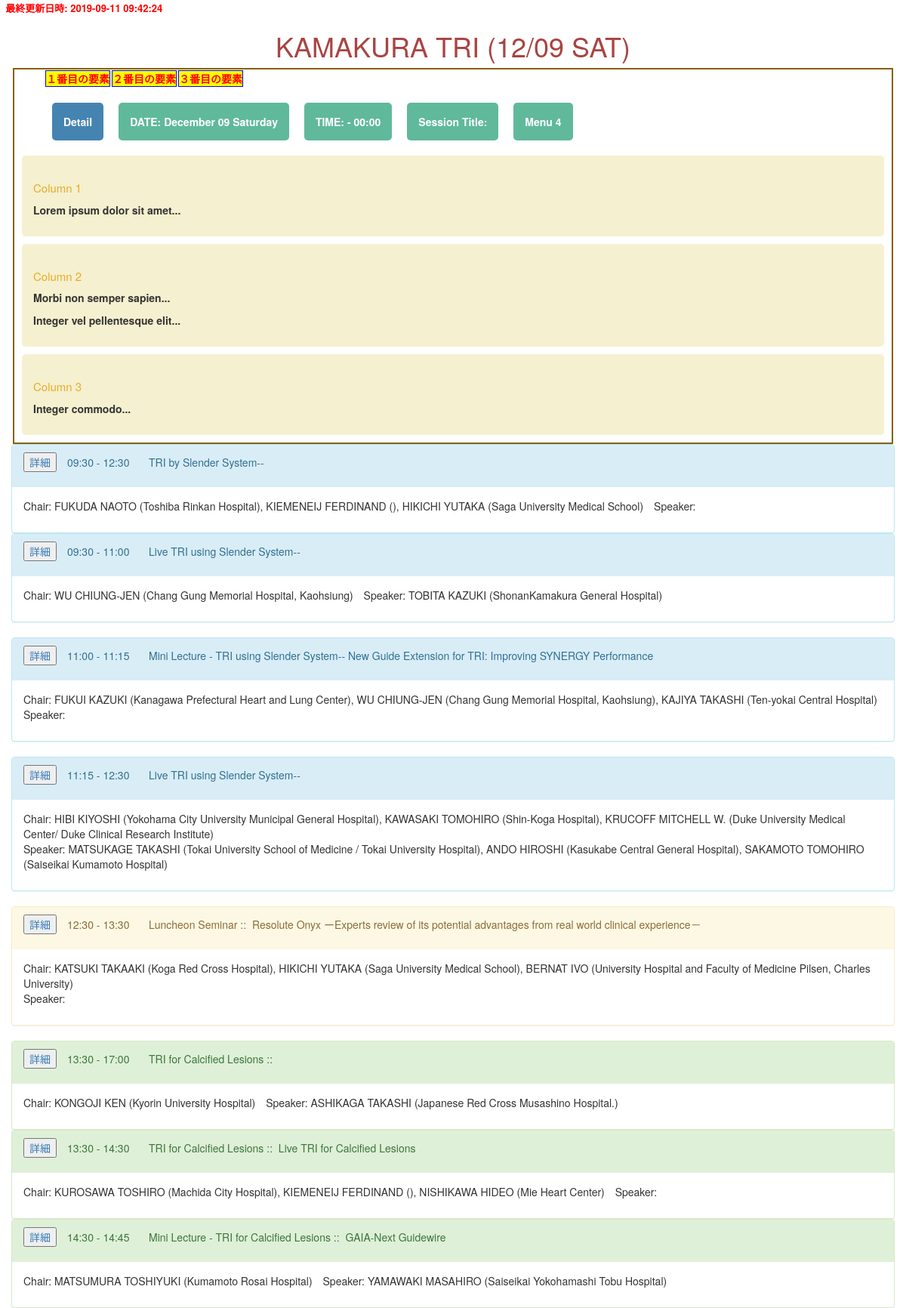
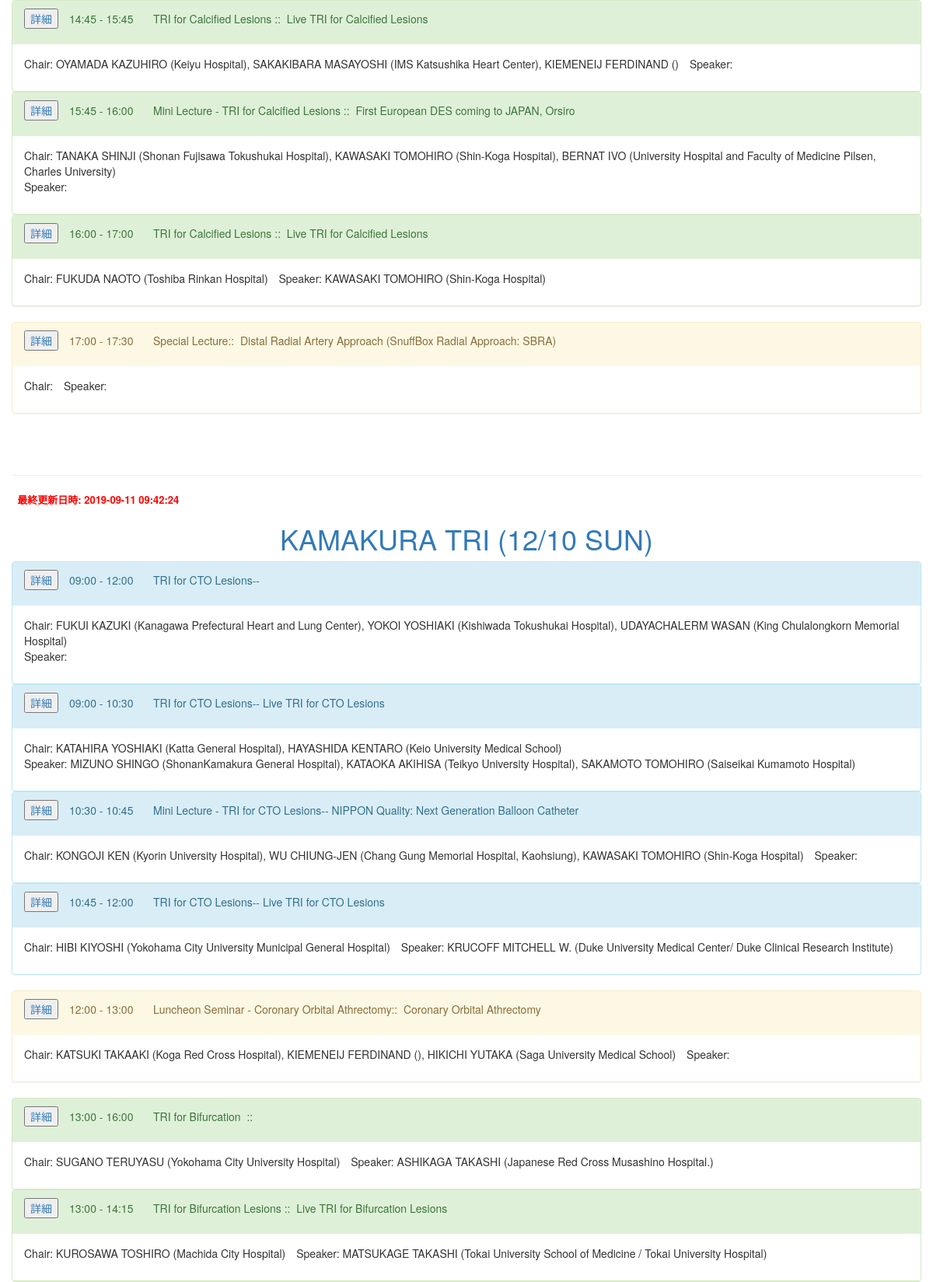
Page /25th/db_read/tri_session_all_read2.php (upper part) on the committed database (2 pictures, top to bottom).
### tables this page shows
CREATE TABLE IF NOT EXISTS `session_tbls` (
  `id` int(11) NOT NULL auto_increment,
  `sessionNo` tinyint(2) NOT NULL default '0',
  `begin` time NOT NULL default '00:00:00',
  `duration` int(5) NOT NULL default '0',
  `sessionTitle` varchar(300) NOT NULL default '',
  `cosponsor` varchar(200) NOT NULL default '',
  `lectureTitle` varchar(300) NOT NULL default '',
  `venue` varchar(50) NOT NULL default '',
  `description` text NOT NULL,
  `changed` datetime NOT NULL default '0000-00-00 00:00:00',
  `class` varchar(10) default NULL,
  `year` int(4) default '0',
  `day` date NOT NULL default '2017-12-09',
  PRIMARY KEY  (`id`)
);

### utilities/lib.php (called while the page is built, shortened)
<?php
	function _Q($argv) {
		return htmlentities($argv, ENT_QUOTES, 'UTF-8');
	}
	function makeCommonSessionListTRI($pdo, $sessionNo, $role_kind, $class, $this_year) {
		$sql = "SELECT * FROM `doctor_tbls` INNER JOIN `role_tbls` ON `doctor_tbls`.`id` = `role_tbls`.`dr_tbl_id` ";
		$sql .= "WHERE `role_tbls`.`sessionNo` = :sessionNo AND `role_tbls`.`role_kind` = :role_kind AND ";
		$sql .= "`role_tbls`.`class` = :class AND `role_tbls`.`year` = :year;";
		$stmt = $pdo->prepare($sql);
		$stmt->bindValue(":sessionNo", $sessionNo, PDO::PARAM_INT);
		$stmt->bindValue(":role_kind", $role_kind, PDO::PARAM_INT);
		$stmt->bindValue(":class", $class, PDO::PARAM_STR);
		$stmt->bindValue(":year", $this_year, PDO::PARAM_STR);
		$stmt->execute();
		$rolers = $stmt->fetchAll(PDO::FETCH_ASSOC);
		$roler_list = '';
		foreach ($rolers as $roler) {
			$roler_list .= $roler['english_sirname'].' '.$roler['english_firstname'];
			$roler_list .= ' ('.$roler['hp_name_english'].'), ';
		}
		$roler_list = rtrim($roler_list, ', ');
		return $roler_list;
	}
?>

### utilities/config.php (called while the page is built, shortened)
<?php
$this_year = '2018';
?>

### 25th/db_read/tri_session_all_read2.php (the view, shortened to what this page needs)
<?php
require_once( '../../utilities/config.php' );
require_once( '../../utilities/lib.php' );
try {
	$pdo = new PDO( "mysql:host=$db_host;dbname=$db_name_sessions;charset=utf8", $db_user, $db_password );
} catch ( PDOException $e ) {
	die( $e->getMessage() );
}
$stmt = $pdo->prepare( "SELECT * FROM `session_tbls`WHERE `class` = 'tri' AND `year` = '2017' ORDER BY `sessionNo` ASC;" );
$flag = $stmt->execute();
$rows = $stmt->fetchAll( PDO::FETCH_ASSOC );
$stmt = $pdo->prepare( "SELECT MAX(`changed`) FROM `session_tbls`;" );
$stmt->execute();
$row_come = $stmt->fetch( PDO::FETCH_ASSOC );
$stmt = $pdo->prepare( "SELECT MAX(`created`) FROM `role_tbls`" );
$stmt->execute();
$row_role = $stmt->fetch( PDO::FETCH_ASSOC );
$latest = $latest = max( $row_come[ 'MAX(`changed`)' ], $row_role[ 'MAX(`created`)' ] );
$class = 'tri';
?>
<!DOCTYPE html>
<html lang="ja">
<head>
	<link rel="stylesheet" type="text/css" href="../../bootstrap/css/bootstrap.css">
</head>
<body>
	<span style="color:red; font-weight:bold; font-size:small;">&nbsp;&nbsp;最終更新日時:
<?= $latest ?>
</span>
	<div class="container" id="day1">
		<h1 class="text-center text-danger">KAMAKURA TRI (12/09 SAT)</h1>
		<div class="row">
			<div class="main-box">
				<ul class="test">
					<li><a>１番目の要素</a>
					</li>
					<li><a>２番目の要素</a>
					</li>
					<li><a>３番目の要素</a>
					</li>
				</ul>
				<nav>
					<ul class="main-nav">
						<li><a data-toggle="collapse" href="#<?= 'collapse'.$sessionNo ?>" class="button-detail">Detail</a>
						</li>
						<li><a href="#">DATE: December 09 Saturday</a>
						</li>
						<li><a href="#">TIME: <?= _Q(mb_substr($rows[$sessionNo]['begin'], 0, 5)); ?>
							-
							<?= date("H:i" , strtotime($rows[$sessionNo]['begin']) + $rows[$sessionNo]['duration']*60); ?></a>
						</li>
						<li><a href="#">Session Title: <?= _Q($rows[$sessionNo]['sessionTitle']); ?></a>
						</li>
						<li><a href="#">Menu 4</a>
						</li>
					</ul>
				</nav>
				<section class="col-1">
					<h1>Column 1</h1>
					<p>Lorem ipsum dolor sit amet...</p>
				</section>
				<section class="col-2">
					<h1>Column 2</h1>
					<p>Morbi non semper sapien...</p>
					<p>Integer vel pellentesque elit...</p>
				</section>
				<section class="col-3">
					<h1>Column 3</h1>
					<p>Integer commodo...</p>
				</section>
			</div>
			<?php $sessionNo = 1; ?>
			<div class="panel-group border-thick">
				<?php
				if ( mb_strpos( $rows[ $sessionNo ][ 'sessionTitle' ], "裏ライブ", 0, "UTF-8" ) !== false ) {
					echo '<div class="panel panel-primary">';
				} else {
					echo '<div class="panel panel-info">';
				}
				?>
				<div class="panel-heading">
					<ul class="list-inline">
						<li>
							<a data-toggle="collapse" href="#<?= 'collapse'.$sessionNo ?>"><button type="submit" class="button-detail" >詳細</button></a>
						</li>
						<li class="bold18">
							<?= _Q(mb_substr($rows[$sessionNo]['begin'], 0, 5)); ?>
							-
							<?= date("H:i" , strtotime($rows[$sessionNo]['begin']) + $rows[$sessionNo]['duration']*60); ?>
						</li>
						<li class="bold18">
							<?= _Q($rows[$sessionNo]['sessionTitle']); ?>--
						</li>
					</ul>
				</div>
				<div class="panel-body">
					<ul class="list-inline">
						<li>Chair:
							<?= _Q(makeCommonSessionListTRI($pdo, $sessionNo, 1, $class, $this_year)); ?>
						</li>
						<li>Speaker:
						</li>
					</ul>
				</div>
			</div>
			<?php
			for ( $sessionNo = 2; $sessionNo < 5; $sessionNo++ ) {
				?>
			<div class="panel-group border-thick">
				<?php
				if ( mb_strpos( $rows[ $sessionNo ][ 'sessionTitle' ], "裏ライブ", 0, "UTF-8" ) !== false ) {
					echo '<div class="panel panel-primary">';
				} else {
					echo '<div class="panel panel-info">';
				}
				?>
				<div class="panel-heading">
					<ul class="list-inline">
						<li>
							<a data-toggle="collapse" href="#<?= 'collapse'.$sessionNo ?>"><button type="submit" class="button-detail" >詳細</button></a>
						</li>
						<li class="bold18">
							<?= _Q(mb_substr($rows[$sessionNo]['begin'], 0, 5)); ?>
							-
							<?= date("H:i" , strtotime($rows[$sessionNo]['begin']) + $rows[$sessionNo]['duration']*60); ?>
						</li>
						<li class="bold18">
							<?= _Q($rows[$sessionNo]['sessionTitle']); ?>--
							<?= _Q($rows[$sessionNo]['lectureTitle']); ?>
						</li>
					</ul>
				</div>
				<div class="panel-body">
					<ul class="list-inline">
						<li>Chair:
							<?= _Q(makeCommonSessionListTRI($pdo, $sessionNo, 1, $class, $this_year)); ?>
						</li>
						<li>Speaker:
							<?= _Q(makeCommonSessionListTRI($pdo, $sessionNo, 3, $class, $this_year)); ?>
						</li>
					</ul>
				</div>
			</div>
		</div>
		<?php
		}
		?>
		<?php $sessionNo = 5; ?>
		<div class="panel-group border-luncheon">
			<div class="panel panel-warning">
				<div class="panel-heading">
					<ul class="list-inline">
						<li>
							<a data-toggle="collapse" href="#<?= 'collapse'.$sessionNo ?>"><button type="submit" class="button-detail" >詳細</button></a>
						</li>
						<li class="bold18">
							<?= _Q(mb_substr($rows[$sessionNo]['begin'], 0, 5)); ?>
							-
							<?= date("H:i" , strtotime($rows[$sessionNo]['begin']) + $rows[$sessionNo]['duration']*60); ?>
						</li>
						<li class="bold18">
							<?=_Q($rows[$sessionNo]['sessionTitle']); ?>::&nbsp;
							<?= _Q($rows[$sessionNo]['lectureTitle']); ?>
						</li>
					</ul>
				</div>
				<div class="panel-body">
					<ul class="list-inline">
						<li>Chair:
							<?= _Q(makeCommonSessionListTRI($pdo, $sessionNo, 1, $class, $this_year)); ?>
						</li>
						<li>Speaker:
						</li>
					</ul>
				</div>
			</div>
		</div>
		<?php
		for ( $sessionNo = 6; $sessionNo < 12; $sessionNo++ ) {
			?>
		<div class="panel-group border-thick">
			<?php
			if ( mb_strpos( $rows[ $sessionNo ][ 'sessionTitle' ], "裏ライブ", 0, "UTF-8" ) !== false ) {
				echo '<div class="panel panel-primary">';
			} else {
				echo '<div class="panel panel-success">';
			}
			?>
			<div class="panel-heading">
				<ul class="list-inline">
					<li>
						<a data-toggle="collapse" href="#<?= 'collapse'.$sessionNo ?>"><button type="submit" class="button-detail" >詳細</button></a>
					</li>
					<li class="bold18">
						<?= _Q(mb_substr($rows[$sessionNo]['begin'], 0, 5)); ?>
						-
						<?= date("H:i" , strtotime($rows[$sessionNo]['begin']) + $rows[$sessionNo]['duration']*60); ?>
					</li>
					<li class="bold18">
						<?= _Q($rows[$sessionNo]['sessionTitle']); ?>&nbsp;::&nbsp;
						<?= _Q($rows[$sessionNo]['lectureTitle']); ?>
					</li>
				</ul>
			</div>
			<div class="panel-body">
				<ul class="list-inline">
					<li>Chair:
						<?= _Q(makeCommonSessionListTRI($pdo, $sessionNo, 1, $class, $this_year)); ?>
					</li>
					<li>Speaker:
						<?= _Q(makeCommonSessionListTRI($pdo, $sessionNo, 3, $class, $this_year)); ?>
					</li>
				</ul>
			</div>
		</div>
		<?php
		}
		?>
	</div>
	<?php $sessionNo = 21; ?>
	<div class="panel-group border-luncheon">
		<div class="panel panel-warning">
			<div class="panel-heading">
				<ul class="list-inline">
					<li>
						<a data-toggle="collapse" href="#<?= 'collapse'.$sessionNo ?>"><button type="submit" class="button-detail" >詳細</button></a>
					</li>
					<li class="bold18">
						<?= _Q(mb_substr($rows[$sessionNo]['begin'], 0, 5)); ?>
						-
						<?= date("H:i" , strtotime($rows[$sessionNo]['begin']) + $rows[$sessionNo]['duration']*60); ?>
					</li>
					<li class="bold18">
						<?=_Q($rows[$sessionNo]['sessionTitle']); ?>::&nbsp;
						<?= _Q($rows[$sessionNo]['lectureTitle']); ?>
					</li>
				</ul>
			</div>
			<div class="panel-body">
				<ul class="list-inline">
					<li>Chair:
					</li>
					<li>Speaker:
					</li>
				</ul>
			</div>
		</div>
	</div>
	<h1><br></h1>
	<hr>
	<span style="color:red; font-weight:bold; font-size:small;">&nbsp;&nbsp;最終更新日時:
<?= $latest ?>
</span>
	<div class="container" id="day2">
		<h1 class="text-center text-primary">KAMAKURA TRI (12/10 SUN)</h1>
		<div class="row">
			<?php
			for ( $sessionNo = 12; $sessionNo < 16; $sessionNo++ ) {
				?>
			<div class="panel-group border-thick">
				<?php
				if ( mb_strpos( $rows[ $sessionNo ][ 'sessionTitle' ], "裏ライブ", 0, "UTF-8" ) !== false ) {
					echo '<div class="panel panel-primary">';
				} else {
					echo '<div class="panel panel-info">';
				}
				?>
				<div class="panel-heading">
					<ul class="list-inline">
						<li>
							<a data-toggle="collapse" href="#<?= 'collapse'.$sessionNo ?>"><button type="submit" class="button-detail" >詳細</button></a>
						</li>
						<li class="bold18">
							<?= _Q(mb_substr($rows[$sessionNo]['begin'], 0, 5)); ?>
							-
							<?= date("H:i" , strtotime($rows[$sessionNo]['begin']) + $rows[$sessionNo]['duration']*60); ?>
						</li>
						<li class="bold18">
							<?= _Q($rows[$sessionNo]['sessionTitle']); ?>--
							<?= _Q($rows[$sessionNo]['lectureTitle']); ?>
						</li>
					</ul>
				</div>
				<div class="panel-body">
					<ul class="list-inline">
						<li>Chair:
							<?= _Q(makeCommonSessionListTRI($pdo, $sessionNo, 1, $class, $this_year)); ?>
						</li>
						<li>Speaker:
							<?= _Q(makeCommonSessionListTRI($pdo, $sessionNo, 3, $class, $this_year)); ?>
						</li>
					</ul>
				</div>
			</div>
			<?php
			}
			?>
		</div>
		<?php $sessionNo = 16; ?>
		<div class="panel-group border-luncheon">
			<div class="panel panel-warning">
				<div class="panel-heading">
					<ul class="list-inline">
						<li>
							<a data-toggle="collapse" href="#<?= 'collapse'.$sessionNo ?>"><button type="submit" class="button-detail" >詳細</button></a>
						</li>
						<li class="bold18">
							<?= _Q(mb_substr($rows[$sessionNo]['begin'], 0, 5)); ?>
							-
							<?= date("H:i" , strtotime($rows[$sessionNo]['begin']) + $rows[$sessionNo]['duration']*60); ?>
						</li>
						<li class="bold18">
							<?=_Q($rows[$sessionNo]['sessionTitle']); ?>::&nbsp;
							<?= _Q($rows[$sessionNo]['lectureTitle']); ?>
						</li>
					</ul>
				</div>
				<div class="panel-body">
					<ul class="list-inline">
						<li>Chair:
							<?= _Q(makeCommonSessionListTRI($pdo, $sessionNo, 1, $class, $this_year)); ?>
						</li>
						<li>Speaker:
						</li>
					</ul>
				</div>
			</div>
		</div>
		<?php
		for ( $sessionNo = 17; $sessionNo < 21; $sessionNo++ ) {
			?>
		<div class="panel-group border-thick">
			<?php
			if ( mb_strpos( $rows[ $sessionNo ][ 'sessionTitle' ], "裏ライブ", 0, "UTF-8" ) !== false ) {
				echo '<div class="panel panel-primary">';
			} else {
				echo '<div class="panel panel-success">';
			}
			?>
			<div class="panel-heading">
				<ul class="list-inline">
					<li>
						<a data-toggle="collapse" href="#<?= 'collapse'.$sessionNo ?>"><button type="submit" class="button-detail" >詳細</button></a>
					</li>
					<li class="bold18">
						<?= _Q(mb_substr($rows[$sessionNo]['begin'], 0, 5)); ?>
						-
						<?= date("H:i" , strtotime($rows[$sessionNo]['begin']) + $rows[$sessionNo]['duration']*60); ?>
					</li>
					<li class="bold18">
						<?= _Q($rows[$sessionNo]['sessionTitle']); ?>&nbsp;::&nbsp;
						<?= _Q($rows[$sessionNo]['lectureTitle']); ?>
					</li>
				</ul>
			</div>
			<div class="panel-body">
				<ul class="list-inline">
					<li>Chair:
						<?= _Q(makeCommonSessionListTRI($pdo, $sessionNo, 1, $class, $this_year)); ?>
					</li>
					<li>Speaker:
						<?= _Q(makeCommonSessionListTRI($pdo, $sessionNo, 3, $class, $this_year)); ?>
					</li>
				</ul>
			</div>
		</div>
		<?php
		}
		?>
	</div>
</body>
</html>

### 25th/db_read/tri_session_all_read2.php (style rules this page uses)
.main-box { border: 2px #866002 solid; margin-left: 2px; margin-right: 2px; font-weight: bold; font-size: 1.0em; }
.main-nav { display: flex; justify-content: left; list-style: none; }
.main-nav a { margin: 10px; border-radius: 5px; background: #60B99A; color: #fff; display: block; padding: 15px; text-decoration: none; }
.main-nav .button-detail { background: #4584b1; }
.main-box section { margin: 10px; border-radius: 5px; background: #F5F0CF; padding: 15px; }
.main-box h1 { color: #E6AC27; font-size: 1.5rem; }
.main-box p { margin-top: 10px; }
ul.test { display: -webkit-flex; display: flex; justify-content: left; list-style: none; }
ul.test a { margin: 1px; border: solid 1px blue; list-style: none; color: red; background: yellow; display: block; }

### rows in the picture
session_tbls: begin "09:30", date("H:i" , strtotime($rows[$sessionNo]['begin']) + $rows[$sessionNo]['duration']*60) "12:30", sessionTitle "TRI by Slender System"
session_tbls: begin "09:30", date("H:i" , strtotime($rows[$sessionNo]['begin']) + $rows[$sessionNo]['duration']*60) "11:00", sessionTitle "Live TRI using Slender System", this_year "WU CHIUNG-JEN (Chang Gung Memorial Hospital, Kaohsiung)", this_year "TOBITA KAZUKI (ShonanKamakura General Hospital)"
session_tbls: begin "11:00", date("H:i" , strtotime($rows[$sessionNo]['begin']) + $rows[$sessionNo]['duration']*60) "11:15", sessionTitle "Mini Lecture - TRI using Slender System", lectureTitle "New Guide Extension for TRI: Improving SYNERGY Performance", this_year "FUKUI KAZUKI (Kanagawa Prefectural Heart and Lung Center), WU CHIUNG-JEN (Chang Gung Memorial Hospital, Kaohsiung), KAJIYA TAKASHI (Ten-yokai Central Hospital)"
session_tbls: begin "11:15", date("H:i" , strtotime($rows[$sessionNo]['begin']) + $rows[$sessionNo]['duration']*60) "12:30", sessionTitle "Live TRI using Slender System", this_year "HIBI KIYOSHI (Yokohama City University Municipal General Hospital), KAWASAKI TOMOHIRO (Shin-Koga Hospital), KRUCOFF MITCHELL W. (Duke University Medical Center/ Duke Clinical Research Institute)", this_year "MATSUKAGE TAKASHI (Tokai University School of Medicine / Tokai University Hospital), ANDO HIROSHI (Kasukabe Central General Hospital), SAKAMOTO TOMOHIRO (Saiseikai Kumamoto Hospital)"
session_tbls: begin "12:30", date("H:i" , strtotime($rows[$sessionNo]['begin']) + $rows[$sessionNo]['duration']*60) "13:30", sessionTitle "Luncheon Seminar", lectureTitle "Resolute Onyx ーExperts review of its potential advantages from real world clinical experience－"
session_tbls: begin "13:30", date("H:i" , strtotime($rows[$sessionNo]['begin']) + $rows[$sessionNo]['duration']*60) "17:00", sessionTitle "TRI for Calcified Lesions", this_year "KONGOJI KEN (Kyorin University Hospital)", this_year "ASHIKAGA TAKASHI (Japanese Red Cross Musashino Hospital.)"
session_tbls: begin "13:30", date("H:i" , strtotime($rows[$sessionNo]['begin']) + $rows[$sessionNo]['duration']*60) "14:30", sessionTitle "TRI for Calcified Lesions", lectureTitle "Live TRI for Calcified Lesions", this_year "KUROSAWA TOSHIRO (Machida City Hospital), KIEMENEIJ FERDINAND (), NISHIKAWA HIDEO (Mie Heart Center)"
session_tbls: begin "14:30", date("H:i" , strtotime($rows[$sessionNo]['begin']) + $rows[$sessionNo]['duration']*60) "14:45", sessionTitle "Mini Lecture - TRI for Calcified Lesions", lectureTitle "GAIA-Next Guidewire", this_year "MATSUMURA TOSHIYUKI (Kumamoto Rosai Hospital)", this_year "YAMAWAKI MASAHIRO (Saiseikai Yokohamashi Tobu Hospital)"
session_tbls: begin "14:45", date("H:i" , strtotime($rows[$sessionNo]['begin']) + $rows[$sessionNo]['duration']*60) "15:45", sessionTitle "TRI for Calcified Lesions", lectureTitle "Live TRI for Calcified Lesions", this_year "OYAMADA KAZUHIRO (Keiyu Hospital), SAKAKIBARA MASAYOSHI (IMS Katsushika Heart Center), KIEMENEIJ FERDINAND ()"
session_tbls: begin "15:45", date("H:i" , strtotime($rows[$sessionNo]['begin']) + $rows[$sessionNo]['duration']*60) "16:00", sessionTitle "Mini Lecture - TRI for Calcified Lesions", lectureTitle "First European DES coming to JAPAN, Orsiro", this_year "TANAKA SHINJI (Shonan Fujisawa Tokushukai Hospital), KAWASAKI TOMOHIRO (Shin-Koga Hospital), BERNAT IVO (University Hospital and Faculty of Medicine Pilsen, Charles University)"
session_tbls: begin "16:00", date("H:i" , strtotime($rows[$sessionNo]['begin']) + $rows[$sessionNo]['duration']*60) "17:00", sessionTitle "TRI for Calcified Lesions", lectureTitle "Live TRI for Calcified Lesions", this_year "FUKUDA NAOTO (Toshiba Rinkan Hospital)", this_year "KAWASAKI TOMOHIRO (Shin-Koga Hospital)"
session_tbls: begin "17:00", date("H:i" , strtotime($rows[$sessionNo]['begin']) + $rows[$sessionNo]['duration']*60) "17:30", sessionTitle "Special Lecture", lectureTitle "Distal Radial Artery Approach (SnuffBox Radial Approach: SBRA)"
session_tbls: begin "09:00", date("H:i" , strtotime($rows[$sessionNo]['begin']) + $rows[$sessionNo]['duration']*60) "12:00", sessionTitle "TRI for CTO Lesions", this_year "FUKUI KAZUKI (Kanagawa Prefectural Heart and Lung Center), YOKOI YOSHIAKI (Kishiwada Tokushukai Hospital), UDAYACHALERM WASAN (King Chulalongkorn Memorial Hospital)"
session_tbls: begin "09:00", date("H:i" , strtotime($rows[$sessionNo]['begin']) + $rows[$sessionNo]['duration']*60) "10:30", sessionTitle "TRI for CTO Lesions", lectureTitle "Live TRI for CTO Lesions", this_year "KATAHIRA YOSHIAKI (Katta General Hospital), HAYASHIDA KENTARO (Keio University Medical School)", this_year "MIZUNO SHINGO (ShonanKamakura General Hospital), KATAOKA AKIHISA (Teikyo University Hospital), SAKAMOTO TOMOHIRO (Saiseikai Kumamoto Hospital)"
session_tbls: begin "10:30", date("H:i" , strtotime($rows[$sessionNo]['begin']) + $rows[$sessionNo]['duration']*60) "10:45", sessionTitle "Mini Lecture - TRI for CTO Lesions", lectureTitle "NIPPON Quality: Next Generation Balloon Catheter", this_year "KONGOJI KEN (Kyorin University Hospital), WU CHIUNG-JEN (Chang Gung Memorial Hospital, Kaohsiung), KAWASAKI TOMOHIRO (Shin-Koga Hospital)"
session_tbls: begin "10:45", date("H:i" , strtotime($rows[$sessionNo]['begin']) + $rows[$sessionNo]['duration']*60) "12:00", sessionTitle "TRI for CTO Lesions", lectureTitle "Live TRI for CTO Lesions", this_year "HIBI KIYOSHI (Yokohama City University Municipal General Hospital)", this_year "KRUCOFF MITCHELL W. (Duke University Medical Center/ Duke Clinical Research Institute)"
session_tbls: begin "12:00", date("H:i" , strtotime($rows[$sessionNo]['begin']) + $rows[$sessionNo]['duration']*60) "13:00", sessionTitle "Luncheon Seminar - Coronary Orbital Athrectomy", lectureTitle "Coronary Orbital Athrectomy"
session_tbls: begin "13:00", date("H:i" , strtotime($rows[$sessionNo]['begin']) + $rows[$sessionNo]['duration']*60) "16:00", sessionTitle "TRI for Bifurcation", this_year "SUGANO TERUYASU (Yokohama City University Hospital)", this_year "ASHIKAGA TAKASHI (Japanese Red Cross Musashino Hospital.)"
session_tbls: begin "13:00", date("H:i" , strtotime($rows[$sessionNo]['begin']) + $rows[$sessionNo]['duration']*60) "14:15", sessionTitle "TRI for Bifurcation Lesions", lectureTitle "Live TRI for Bifurcation Lesions", this_year "KUROSAWA TOSHIRO (Machida City Hospital)", this_year "MATSUKAGE TAKASHI (Tokai University School of Medicine / Tokai University Hospital)"

### other values in the picture
$latest "2019-09-11 09:42:24"
_Q(makeCommonSessionListTRI($pdo, $sessionNo, 1, $class, $this_year)) "FUKUDA NAOTO (Toshiba Rinkan Hospital), KIEMENEIJ FERDINAND (), HIKICHI YUTAKA (Saga University Medical School)"
_Q(makeCommonSessionListTRI($pdo, $sessionNo, 1, $class, $this_year)) "KATSUKI TAKAAKI (Koga Red Cross Hospital), HIKICHI YUTAKA (Saga University Medical School), BERNAT IVO (University Hospital and Faculty of Medicine Pilsen, Charles University)"
_Q(makeCommonSessionListTRI($pdo, $sessionNo, 1, $class, $this_year)) "KATSUKI TAKAAKI (Koga Red Cross Hospital), KIEMENEIJ FERDINAND (), HIKICHI YUTAKA (Saga University Medical School)"
